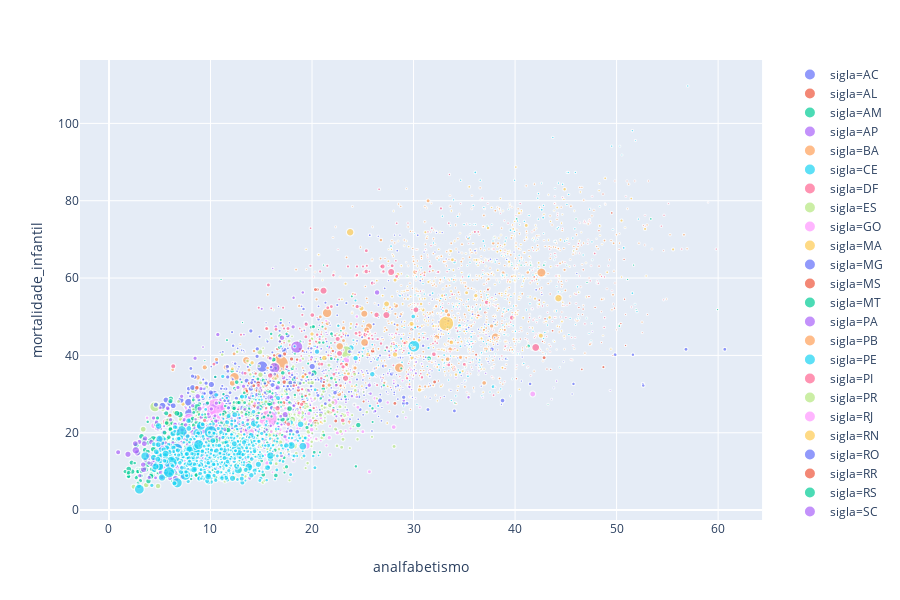

The code cell stored with this chart in its notebook:
### Code cell
fig = px.scatter(df, x="analfabetismo", y="mortalidade_infantil", size="pibpc", color="sigla",size_max=20)
fig.show()

### Figure 1 — Plotly figure (JSON) as saved in the notebook; plotly's stock layout.template omitted (floating-point values rounded to 4 significant figures; data arrays with more than 128 entries replaced by an {"elided": "..."} marker saying what was removed)
{"data": [{"hoverlabel": {"namelength": 0}, "hovertemplate": "sigla=AC<br>analfabetismo=%{x}<br>mortalidade_infantil=%{y}<br>pibpc=%{marker.size}", "legendgroup": "sigla=AC", "marker": {"color": "#636efa", "size": [9.533, 8.07, 5.32, 9.431, 8.211, 4.559, 6.01, 3.892, 6.206, 4.118, 4.892, 5.016, 6.134, 4.823, 7.257, 5.583, 6.41, 5.487, 6.098, 4.728, 5.63, 6.478], "sizemode": "area", "sizeref": 0.395, "symbol": "circle"}, "mode": "markers", "name": "sigla=AC", "showlegend": true, "type": "scattergl", "x": [26.69, 29.05, 24.51, 38.77, 37.72, 28.45, 24.62, 52.59, 60.66, 31.64, 45.76, 52.63, 24.75, 51.61, 14.01, 49.85, 56.84, 26.16, 34.03, 41.49, 29.36, 31.42], "xaxis": "x", "y": [28.33, 27.61, 30.71, 28.33, 41.58, 32.2, 29.28, 32.63, 41.58, 32.2, 32.63, 32.2, 26, 40.18, 29.58, 40.18, 41.58, 25.45, 25.65, 32.63, 27.61, 26], "yaxis": "y"}, {"hoverlabel": {"namelength": 0}, "hovertemplate": "sigla=AL<br>analfabetismo=%{x}<br>mortalidade_infantil=%{y}<br>pibpc=%{marker.size}", "legendgroup": "sigla=AL", "marker": {"color": "#EF553B", "size": [1.558, 1.834, 3.857, 2.541, 2.315, 3.456, 2.575, 1.549, 1.917, 2.766, 1.697, 2.018, 2.024, 1.83, 1.953, 1.67, 1.518, 1.88, 1.779, 1.685, 1.384, 2.951, 1.806, 4.771, 1.773, 3.208, 1.538, 1.389, 1.526, 5.65, 1.762, 1.855, 1.783, 1.547, 3.905, 1.262, 2.802, 1.774, 2.035, 2.134, 1.418, 2.143, 1.958, 1.469, 1.379, 5.921, 1.917, 2.398, 1.206, 10.69, 1.666, 1.703, 1.374, 2.075, 2.243, 2.06, 1.608, 2.189, 2.06, 2.032, 1.856, 1.632, 1.563, 1.568, 1.665, 2.558, 1.662, 1.564, 2.459, 1.97, 1.621, 2.522, 1.779, 3.504, 2.214, 1.689, 1.322, 2.519, 1.667, 1.515, 1.77, 2.763, 2.713, 5.631, 2.305, 2.016, 1.919, 3.141, 1.469, 3.202, 5.929, 2.329, 2.011, 2.254, 1.372, 1.362, 1.924, 2.281, 1.398, 2.99, 1.706], "sizemode": "area", "sizeref": 0.395, "symbol": "circle"}, "mode": "markers", "name": "sigla=AL", "showlegend": true, "type": "scattergl", "x": [40.73, 42.01, 30.4, 43.51, 42.72, 36.17, 42.38, 40.68, 47.89, 36.49, 54.64, 50.79, 46.72, 39.34, 40.52, 53.03, 52.64, 45.39, 39.43, 44.57, 46.23, 41.88, 35.7, 36.39, 50.9, 31.0, 49.31, 49.06, 49.68, 42.86, 46.48, 50.75, 49.64, 47.29, 48.7, 52.78, 43.99, 48.5, 39.01, 46.29, 49.84, 46.71, 41.22, 44.62, 46.65, 16.87, 48.66, 40.13, 44.9, 33.99, 38.29, 39.0, 50.01, 42.42, 38.72, 50.89, 47.29, 43.46, 48.27, 39.2, 48.27, 52.53, 46.53, 37.24, 38.59, 32.45, 41, 44.27, 33.12, 47.28, 40.0, 30.17, 39.04, 37.07, 50.29, 38.81, 51.03, 39.48, 51.8, 44.36, 46.27, 26.99, 49.53, 29.83, 38.73, 50.42, 43.15, 42.97, 50.25, 46.58, 32.08, 38.45, 49.8, 22.99, 49.84, 48.52, 47.48, 40.57, 53.13, 43.7, 41.88], "xaxis": "x", "y": [41.94, 44.96, 47.4, 36.38, 43.62, 40.18, 54.28, 46.35, 52.4, 44.22, 67.07, 54.52, 62.14, 59.52, 44.22, 50.57, 73.6, 53.51, 66.63, 57.74, 50.57, 60.31, 36.98, 50.26, 50.57, 45.73, 64.7, 57.22, 53.29, 39.42, 57.73, 64.82, 39.95, 60.01, 36.98, 68.55, 69.49, 51.29, 36.59, 52.4, 58.72, 51.98, 42.1, 51.22, 50.57, 43.69, 81.72, 33.98, 44.34, 36.56, 41.44, 41.44, 46.61, 57.19, 48.26, 42.57, 55.2, 55.88, 72.27, 51.44, 63.08, 45.88, 68.54, 53.21, 68.41, 33.39, 44.34, 59, 49.3, 55.2, 42.57, 42.32, 45.52, 51.11, 47.98, 50.49, 85.1, 41.38, 85.1, 55.23, 49.14, 34.16, 76.84, 46.73, 50.16, 48.25, 36.46, 49.48, 67.4, 36.38, 33.14, 33.98, 52.2, 30.5, 85.1, 43.37, 43.11, 76.84, 85.1, 46.37, 49.48], "yaxis": "y"}, {"hoverlabel": {"namelength": 0}, "hovertemplate": "sigla=AM<br>analfabetismo=%{x}<br>mortalidade_infantil=%{y}<br>pibpc=%{marker.size}", "legendgroup": "sigla=AM", "marker": {"color": "#00cc96", "size": [2.096, 2.247, 3.686, 3.148, 5.586, 2.593, 2.371, 1.64, 2.12, 2.398, 2.385, 2.356, 2.988, 1.951, 2.502, 2.212, 2.57, 2.052, 3.011, 11.87, 2.573, 2.281, 1.837, 2.009, 2.552, 2.914, 2.907, 2.67, 5.879, 2.165, 2.515, 1.262, 2.815, 1.448, 6.573, 2.594, 2.905, 14.0, 2.91, 2.956, 2.692, 2.701, 2.112, 2.759, 2.348, 2.309, 1.871, 8.2, 3.619, 2.68, 1.576, 3.221, 2.158, 2.143, 4.056, 2.41, 2.055, 2.16, 2.078, 3.133, 1.855, 2.603], "sizemode": "area", "sizeref": 0.395, "symbol": "circle"}, "mode": "markers", "name": "sigla=AM", "showlegend": true, "type": "scattergl", "x": [25.07, 26.3, 23.92, 25.57, 19.92, 50.28, 20.38, 43.25, 17.26, 27.81, 37.84, 11.05, 36.98, 21.14, 26.63, 39.7, 42.84, 25.61, 21.86, 31.52, 29.39, 47.09, 51.93, 40.6, 51.09, 24.98, 53.38, 20.76, 12.36, 59.95, 9.61, 34.13, 40.16, 45.1, 41.33, 21.87, 22.85, 6.094, 27.21, 36.53, 15.39, 15.54, 24.17, 20.17, 28.82, 9.44, 51.68, 12.13, 19.23, 37.26, 41.66, 23.15, 41.54, 13.16, 11.62, 21.67, 46.01, 20.64, 30.59, 31.98, 13.41, 13.18], "xaxis": "x", "y": [45.79, 39.53, 55.28, 45.3, 47.31, 47.6, 41.29, 27.37, 41.29, 44.48, 53.21, 59.65, 46.81, 63.34, 50.4, 63.34, 63.34, 41.29, 36.59, 39.16, 60.47, 58.86, 51.85, 63.34, 59.65, 39.86, 75.3, 28.97, 31.46, 51.85, 36.85, 43.95, 75.3, 63.34, 42.43, 43.21, 46.38, 28.73, 41.29, 51.85, 35.34, 43.95, 43.95, 47.45, 42.43, 38.66, 63.34, 36.03, 36.03, 73.37, 63.34, 34.2, 63.34, 48.5, 43.95, 36.03, 75.3, 46.68, 51.85, 47.88, 38.66, 41.14], "yaxis": "y"}, {"hoverlabel": {"namelength": 0}, "hovertemplate": "sigla=AP<br>analfabetismo=%{x}<br>mortalidade_infantil=%{y}<br>pibpc=%{marker.size}", "legendgroup": "sigla=AP", "marker": {"color": "#ab63fa", "size": [22.93, 5.275, 12.07, 6.633, 7.3, 10.58, 5.347, 5.561, 7.825, 4.506, 8.648, 6.177, 7.139, 6.196, 7.357, 4.926], "sizemode": "area", "sizeref": 0.395, "symbol": "circle"}, "mode": "markers", "name": "sigla=AP", "showlegend": true, "type": "scattergl", "x": [11.2, 17.16, 26.41, 16.43, 17.83, 17.71, 19.09, 16.44, 9.044, 29.04, 17.19, 20.03, 18.14, 14.37, 19.94, 18.19], "xaxis": "x", "y": [28.35, 28.35, 56.28, 47.39, 34.26, 24.12, 56.28, 28.35, 30.83, 28.35, 34.26, 28.35, 47.39, 28.35, 39.42, 54.91], "yaxis": "y"}, {"hoverlabel": {"namelength": 0}, "hovertemplate": "sigla=BA<br>analfabetismo=%{x}<br>mortalidade_infantil=%{y}<br>pibpc=%{marker.size}", "legendgroup": "sigla=BA", "marker": {"color": "#FFA15A", "size": {"elided": "415 float values"}, "sizemode": "area", "sizeref": 0.395, "symbol": "circle"}, "mode": "markers", "name": "sigla=BA", "showlegend": true, "type": "scattergl", "x": {"elided": "415 float values"}, "xaxis": "x", "y": {"elided": "415 float values"}, "yaxis": "y"}, {"hoverlabel": {"namelength": 0}, "hovertemplate": "sigla=CE<br>analfabetismo=%{x}<br>mortalidade_infantil=%{y}<br>pibpc=%{marker.size}", "legendgroup": "sigla=CE", "marker": {"color": "#19d3f3", "size": {"elided": "184 float values"}, "sizemode": "area", "sizeref": 0.395, "symbol": "circle"}, "mode": "markers", "name": "sigla=CE", "showlegend": true, "type": "scattergl", "x": {"elided": "184 float values"}, "xaxis": "x", "y": {"elided": "184 float values"}, "yaxis": "y"}, {"hoverlabel": {"namelength": 0}, "hovertemplate": "sigla=DF<br>analfabetismo=%{x}<br>mortalidade_infantil=%{y}<br>pibpc=%{marker.size}", "legendgroup": "sigla=DF", "marker": {"color": "#FF6692", "size": [29.67], "sizemode": "area", "sizeref": 0.395, "symbol": "circle"}, "mode": "markers", "name": "sigla=DF", "showlegend": true, "type": "scattergl", "x": [5.679], "xaxis": "x", "y": [22.67], "yaxis": "y"}, {"hoverlabel": {"namelength": 0}, "hovertemplate": "sigla=ES<br>analfabetismo=%{x}<br>mortalidade_infantil=%{y}<br>pibpc=%{marker.size}", "legendgroup": "sigla=ES", "marker": {"color": "#B6E880", "size": [3.129, 5.436, 3.859, 3.462, 4.7, 3.515, 63.95, 3.307, 20.3, 5.682, 4.312, 4.599, 5.685, 3.559, 5.871, 6.639, 5.786, 4.723, 7.234, 6.422, 4.304, 3.682, 4.857, 4.041, 4.738, 11.44, 4.045, 4.671, 4.05, 10.02, 3.673, 6.72, 4.564, 4.596, 13.22, 4.136, 4.487, 11.81, 3.386, 6.355, 3.414, 13.76, 3.028, 4.484, 7.585, 5.022, 4.135, 5.778, 4.612, 3.762, 3.313, 5.659, 3.053, 4.13, 9.907, 3.749, 4.343, 56.97, 6.074, 3.878, 4.437, 7.664, 5.153, 6.213, 5.053, 3.335, 5.024, 3.992, 17.41, 7.554, 5.553, 7.031, 9.103, 7.356, 7.063, 8.245, 40.94], "sizemode": "area", "sizeref": 0.395, "symbol": "circle"}, "mode": "markers", "name": "sigla=ES", "showlegend": true, "type": "scattergl", "x": [17.56, 17.2, 23.8, 16.73, 11.28, 19.97, 10.4, 17.75, 9.855, 13.82, 15.63, 19.09, 17.74, 11.57, 21.4, 8.888, 8.695, 10.82, 10.6, 19.99, 15.88, 18.66, 12.19, 5.143, 22.4, 12.53, 15.02, 8.923, 19.77, 11.94, 24.19, 10.79, 20.14, 13.93, 14.86, 12.67, 17.98, 16.87, 15.19, 10.33, 15.56, 12.98, 20.42, 12.63, 12.83, 12.94, 15.87, 21.48, 23.69, 18.95, 14.11, 14.38, 18.03, 21.04, 19.5, 10.07, 22.3, 23.35, 14.67, 12.52, 17.62, 15.16, 12.81, 15.22, 13.27, 16.7, 13.64, 12.59, 8.321, 19.59, 14.12, 9.904, 9.571, 17.57, 16.39, 5.3, 4.525], "xaxis": "x", "y": [25.23, 43.71, 47.1, 27.29, 18.8, 44.41, 18.8, 26.18, 25.83, 26.18, 39.87, 39.13, 43.71, 20.47, 31.72, 26.49, 31.49, 22.65, 21.86, 44.27, 31.72, 27.29, 25.23, 22.34, 35.61, 26.21, 27.29, 18.8, 22.34, 22.19, 27.29, 15.59, 22.34, 20.4, 40.92, 23.28, 22.34, 44.91, 41.87, 26.21, 25.23, 28.72, 39.13, 40.92, 21.86, 21.86, 21.09, 33.5, 33.5, 27.29, 35.4, 31.21, 44.91, 44.91, 31.03, 18.8, 33.5, 40.92, 28.72, 15.59, 23.28, 23.28, 12.91, 31.95, 26.85, 22.65, 38.57, 20.4, 31.02, 28.72, 24.76, 21.86, 31.82, 36.45, 36.45, 26.15, 26.73], "yaxis": "y"}, {"hoverlabel": {"namelength": 0}, "hovertemplate": "sigla=GO<br>analfabetismo=%{x}<br>mortalidade_infantil=%{y}<br>pibpc=%{marker.size}", "legendgroup": "sigla=GO", "marker": {"color": "#FF97FF", "size": {"elided": "242 float values"}, "sizemode": "area", "sizeref": 0.395, "symbol": "circle"}, "mode": "markers", "name": "sigla=GO", "showlegend": true, "type": "scattergl", "x": {"elided": "242 float values"}, "xaxis": "x", "y": {"elided": "242 float values"}, "yaxis": "y"}, {"hoverlabel": {"namelength": 0}, "hovertemplate": "sigla=MA<br>analfabetismo=%{x}<br>mortalidade_infantil=%{y}<br>pibpc=%{marker.size}", "legendgroup": "sigla=MA", "marker": {"color": "#FECB52", "size": {"elided": "217 float values"}, "sizemode": "area", "sizeref": 0.395, "symbol": "circle"}, "mode": "markers", "name": "sigla=MA", "showlegend": true, "type": "scattergl", "x": {"elided": "217 float values"}, "xaxis": "x", "y": {"elided": "217 float values"}, "yaxis": "y"}, {"hoverlabel": {"namelength": 0}, "hovertemplate": "sigla=MG<br>analfabetismo=%{x}<br>mortalidade_infantil=%{y}<br>pibpc=%{marker.size}", "legendgroup": "sigla=MG", "marker": {"color": "#636efa", "size": {"elided": "853 float values"}, "sizemode": "area", "sizeref": 0.395, "symbol": "circle"}, "mode": "markers", "name": "sigla=MG", "showlegend": true, "type": "scattergl", "x": {"elided": "853 float values"}, "xaxis": "x", "y": {"elided": "853 float values"}, "yaxis": "y"}, {"hoverlabel": {"namelength": 0}, "hovertemplate": "sigla=MS<br>analfabetismo=%{x}<br>mortalidade_infantil=%{y}<br>pibpc=%{marker.size}", "legendgroup": "sigla=MS", "marker": {"color": "#EF553B", "size": [12.97, 11.97, 5.862, 4.704, 6.18, 6.419, 6.064, 9.237, 4.754, 13.79, 7.543, 9.777, 7.107, 5.062, 7.062, 5.93, 8.173, 7.662, 6.359, 8.159, 7.749, 5.471, 23.1, 9.061, 3.416, 15.4, 13.32, 6.286, 4.513, 4.785, 5.063, 9.012, 6.303, 4.811, 4.243, 4.162, 7.452, 8.733, 6.886, 5.429, 4.545, 2.994, 7.726, 4.505, 8.392, 5.646, 3.704, 9.642, 13.82, 4.644, 5.099, 8.525, 5.249, 11.79, 8.742, 3.917, 6.52, 3.477, 6.756, 6.171, 7.576, 12.47, 13.41, 4.646, 5.992, 6.674, 10.87, 15.33, 4.066, 7.204, 12.82, 12.12, 5.266, 6.242, 6.936, 9.94, 4.2], "sizemode": "area", "sizeref": 0.395, "symbol": "circle"}, "mode": "markers", "name": "sigla=MS", "showlegend": true, "type": "scattergl", "x": [13.31, 14.37, 16.85, 15.01, 18.4, 17.21, 19.33, 15.02, 13.22, 20.36, 16.12, 15.46, 18.39, 12.75, 17.3, 12.51, 14.95, 18.66, 12.37, 5.995, 13.8, 14.04, 6.699, 14.71, 22.97, 9.041, 13.39, 14.98, 18.69, 18.8, 16.28, 8.988, 19.08, 15.65, 16.81, 17.57, 15.73, 16.54, 15.76, 20.13, 14.56, 31.57, 13.19, 11.32, 17.28, 23.66, 8.437, 17.48, 11.42, 16.6, 15.69, 15, 17.61, 13.55, 12.04, 18.85, 15.34, 25.09, 21.75, 10.73, 17.98, 15.09, 13.42, 19.39, 14.09, 13.83, 19.18, 8.598, 21.18, 17.21, 11.44, 16.25, 26.1, 22.46, 13.54, 10.57, 20.52], "xaxis": "x", "y": [22.06, 27.06, 19.82, 31.26, 32.47, 27.04, 35.02, 18.52, 30.8, 22.77, 27.79, 32.47, 32.47, 26.2, 40.37, 19.57, 27.76, 31.05, 25.14, 24.44, 23.61, 20.53, 17.96, 32.81, 24.05, 21.86, 20.53, 22.25, 22.73, 41.64, 40.01, 24.15, 34.39, 31.05, 27.04, 22.59, 33.1, 18.52, 39.43, 26.43, 30.91, 38.44, 27.79, 28.67, 33.1, 22.77, 21.99, 22.77, 18.92, 41.64, 24.89, 24.89, 26.2, 30.23, 17.69, 26.51, 25.09, 28.09, 25.2, 21.69, 39.08, 23.68, 31.05, 29.51, 21.86, 32.81, 27.76, 21.55, 33.1, 27.76, 24.83, 18.08, 41.04, 32.47, 30.75, 23.32, 31.05], "yaxis": "y"}, {"hoverlabel": {"namelength": 0}, "hovertemplate": "sigla=MT<br>analfabetismo=%{x}<br>mortalidade_infantil=%{y}<br>pibpc=%{marker.size}", "legendgroup": "sigla=MT", "marker": {"color": "#00cc96", "size": [4.394, 10.95, 5.69, 34.05, 4.524, 18.72, 3.561, 64.5, 6.485, 6.795, 4.009, 8.473, 3.218, 4.43, 3.525, 7.196, 8.234, 21.74, 4.932, 4.204, 41.37, 33.61, 117.4, 6.091, 12.44, 3.608, 5.517, 5.308, 6.346, 7.687, 5.935, 9.562, 6.191, 6.619, 9.587, 6.587, 25.67, 11.96, 10.05, 4.579, 12.68, 15.74, 4.933, 4.705, 8.364, 12.43, 4.582, 30.91, 8.075, 5.126, 4.817, 5.843, 5.871, 7.165, 5.899, 7.856, 45.14, 3.551, 8.334, 5.813, 9.64, 6.419, 6.88, 4.228, 3.666, 7.547, 8.283, 3.539, 6.305, 46.47, 9.092, 40.63, 6.903, 8.873, 4.448, 11.26, 6.088, 9.681, 14.52, 3.662, 5.376, 3.701, 5.429, 5.341, 5.59, 4.798, 11.68, 5.328, 3.772, 7.176, 24.18, 30.29, 4.534, 4.419, 5.461, 8.526, 5.68, 15.45, 5.352, 4.244, 12.4, 7.16, 3.656, 15.0, 4.652, 3.648, 5.653, 6.729, 6.846, 90.53, 12.01, 35.37, 10.09, 9.985, 14.83, 4.589, 10.5, 5.893, 6.816, 6.437, 12.78, 7.694, 4.036, 7.878, 26.64, 7.934], "sizemode": "area", "sizeref": 0.395, "symbol": "circle"}, "mode": "markers", "name": "sigla=MT", "showlegend": true, "type": "scattergl", "x": [25.96, 12.45, 11.87, 13.87, 16.4, 12.54, 16.43, 11.27, 21.42, 15.86, 18.7, 15.44, 16.3, 16.78, 22.54, 18.06, 8.91, 15.59, 15.9, 21.03, 8.674, 9.276, 5.013, 16.71, 15.26, 19.23, 12.23, 19.98, 11.03, 19.84, 14.67, 18.78, 19.02, 16, 6.06, 16.13, 11.22, 18.01, 15.57, 18.84, 24.56, 20.19, 17.52, 11.28, 16.41, 18.22, 16.09, 11.08, 12.74, 27.08, 20.73, 14.2, 13.9, 11.71, 21.91, 20.89, 6.581, 16.92, 17.45, 12.02, 14.16, 15.84, 17.62, 15.14, 34.1, 15.2, 21.12, 25.97, 16.8, 5.973, 17.8, 12.14, 15.38, 12.58, 20.87, 16.15, 16.36, 16.22, 17.79, 22.37, 17.8, 21.98, 11.18, 19.09, 15.43, 17.49, 13.39, 18.32, 28.79, 19.51, 6.509, 15.89, 15.42, 21.11, 15.98, 17.12, 21.9, 11.9, 13.93, 24.36, 17.1, 20.13, 21.84, 10.62, 22.11, 22.04, 21.92, 19.8, 16.39, 9.456, 8.502, 7.495, 14.01, 12.37, 8.991, 13.58, 15.84, 13.84, 11.58, 8.981, 11.71, 14.83, 13.07, 16.86, 17.84, 15.36], "xaxis": "x", "y": [26.3, 27.9, 24.81, 16, 36.66, 19.02, 37.61, 19.02, 34.76, 27.41, 24.43, 30.66, 38.67, 31.49, 38.92, 36.64, 27.41, 20.94, 36.44, 47.43, 26.21, 19.82, 17.3, 32.99, 27.3, 32.94, 25.29, 34.82, 17.54, 25.62, 33.9, 32.82, 30.06, 29.08, 28.17, 36.25, 22.39, 32.3, 30.37, 43.56, 21.99, 35.48, 29.95, 29.98, 22.71, 33.83, 30.19, 19.32, 19.22, 32.3, 43.32, 24.63, 28.44, 26.38, 34.11, 39.18, 17.2, 49.2, 31.36, 23.5, 32.31, 30.66, 31.65, 33.98, 27.68, 33.52, 31.36, 22.79, 42.07, 22.63, 27.73, 14.79, 27.9, 33.08, 28.89, 27.9, 35.18, 38.92, 26.23, 33.08, 22.79, 45.06, 17.54, 24.43, 23.47, 45.57, 26.21, 40.51, 36.64, 21.35, 21.44, 27.9, 26.23, 43.32, 45.57, 35.48, 39.18, 17.54, 37.61, 32.3, 23.46, 47.43, 32.3, 23.57, 26.3, 30.82, 45.57, 25.75, 36.66, 16.88, 17.54, 17.2, 29.08, 27.73, 21.99, 29.75, 21.63, 24.43, 23.5, 21.68, 17.54, 30.1, 33.08, 45.06, 23.46, 32.94], "yaxis": "y"}, {"hoverlabel": {"namelength": 0}, "hovertemplate": "sigla=PA<br>analfabetismo=%{x}<br>mortalidade_infantil=%{y}<br>pibpc=%{marker.size}", "legendgroup": "sigla=PA", "marker": {"color": "#ab63fa", "size": {"elided": "143 float values"}, "sizemode": "area", "sizeref": 0.395, "symbol": "circle"}, "mode": "markers", "name": "sigla=PA", "showlegend": true, "type": "scattergl", "x": {"elided": "143 float values"}, "xaxis": "x", "y": {"elided": "143 float values"}, "yaxis": "y"}, {"hoverlabel": {"namelength": 0}, "hovertemplate": "sigla=PB<br>analfabetismo=%{x}<br>mortalidade_infantil=%{y}<br>pibpc=%{marker.size}", "legendgroup": "sigla=PB", "marker": {"color": "#FFA15A", "size": {"elided": "223 float values"}, "sizemode": "area", "sizeref": 0.395, "symbol": "circle"}, "mode": "markers", "name": "sigla=PB", "showlegend": true, "type": "scattergl", "x": {"elided": "223 float values"}, "xaxis": "x", "y": {"elided": "223 float values"}, "yaxis": "y"}, {"hoverlabel": {"namelength": 0}, "hovertemplate": "sigla=PE<br>analfabetismo=%{x}<br>mortalidade_infantil=%{y}<br>pibpc=%{marker.size}", "legendgroup": "sigla=PE", "marker": {"color": "#19d3f3", "size": {"elided": "185 float values"}, "sizemode": "area", "sizeref": 0.395, "symbol": "circle"}, "mode": "markers", "name": "sigla=PE", "showlegend": true, "type": "scattergl", "x": {"elided": "185 float values"}, "xaxis": "x", "y": {"elided": "185 float values"}, "yaxis": "y"}, {"hoverlabel": {"namelength": 0}, "hovertemplate": "sigla=PI<br>analfabetismo=%{x}<br>mortalidade_infantil=%{y}<br>pibpc=%{marker.size}", "legendgroup": "sigla=PI", "marker": {"color": "#FF6692", "size": {"elided": "221 float values"}, "sizemode": "area", "sizeref": 0.395, "symbol": "circle"}, "mode": "markers", "name": "sigla=PI", "showlegend": true, "type": "scattergl", "x": {"elided": "221 float values"}, "xaxis": "x", "y": {"elided": "221 float values"}, "yaxis": "y"}, {"hoverlabel": {"namelength": 0}, "hovertemplate": "sigla=PR<br>analfabetismo=%{x}<br>mortalidade_infantil=%{y}<br>pibpc=%{marker.size}", "legendgroup": "sigla=PR", "marker": {"color": "#B6E880", "size": {"elided": "399 float values"}, "sizemode": "area", "sizeref": 0.395, "symbol": "circle"}, "mode": "markers", "name": "sigla=PR", "showlegend": true, "type": "scattergl", "x": {"elided": "399 float values"}, "xaxis": "x", "y": {"elided": "399 float values"}, "yaxis": "y"}, {"hoverlabel": {"namelength": 0}, "hovertemplate": "sigla=RJ<br>analfabetismo=%{x}<br>mortalidade_infantil=%{y}<br>pibpc=%{marker.size}", "legendgroup": "sigla=RJ", "marker": {"color": "#FF97FF", "size": [20.81, 7.466, 6.417, 8.524, 41.77, 7.131, 6.695, 7.789, 4.344, 6.667, 5.849, 27.0, 8.628, 6.236, 27.61, 10.66, 37.15, 13.18, 7.573, 7.291, 34.47, 4.657, 5.137, 6.983, 12.46, 4.274, 5.26, 6.116, 4.725, 16.46, 6.283, 6.634, 6.708, 10.89, 3.187, 7.328, 50.68, 7.288, 4.189, 17.14, 6.384, 4.612, 5.405, 4.779, 6.061, 4.543, 10.47, 6.858, 4.764, 4.398, 5.916, 7.826, 4.551, 10.43, 4.715, 17.95, 6.773, 158.0, 6.484, 4.426, 131.1, 25.06, 7.642, 4.963, 14.7, 89.68, 14.03, 4.99, 6.169, 5.825, 5.561, 4.802, 50.58, 4.141, 8.366, 4.664, 5.47, 4.722, 8.495, 7.119, 4.579, 4.863, 6.945, 4.039, 7.94, 4.86, 8.35, 5.264, 5.769, 5.287, 19.12], "sizemode": "area", "sizeref": 0.395, "symbol": "circle"}, "mode": "markers", "name": "sigla=RJ", "showlegend": true, "type": "scattergl", "x": [8.935, 13.34, 12.29, 9.446, 7.295, 7.19, 6.883, 6.44, 8.007, 17.0, 13.62, 8.316, 13.96, 17.46, 12.72, 9.89, 10.09, 12.58, 19.69, 13.47, 12.45, 13.11, 8.99, 17.63, 8.005, 9.055, 11.8, 8.814, 10.77, 9.358, 16.27, 13.32, 12.2, 8.01, 12.4, 18.74, 7.877, 10.15, 9.943, 8.339, 8.718, 7.593, 9.148, 14.36, 15.19, 3.759, 3.553, 7.42, 7.194, 10.59, 10.72, 12.76, 17.37, 6.393, 7.579, 10.84, 16.57, 10.51, 10.59, 9.283, 15.68, 6.893, 12.83, 16.38, 13.61, 10.6, 4.409, 17.93, 14.23, 25.01, 15.99, 5.815, 13.79, 5.722, 19.96, 14.7, 9.877, 18.35, 16.82, 11.95, 9.76, 19.69, 21.7, 14.07, 10.38, 20.4, 8.011, 8.8, 18.83, 11.02, 5.066], "xaxis": "x", "y": [20.14, 19.43, 22.41, 18.21, 20.66, 20.73, 21.25, 14.15, 23.52, 21.96, 25.17, 16.67, 17.66, 17.26, 23.54, 20.82, 25.53, 14.15, 24.95, 17.37, 16.18, 24.27, 14.15, 27.62, 23.86, 26.33, 26.51, 16.49, 23.85, 21.7, 27.63, 17.26, 12.76, 14.59, 25.9, 25.17, 23.54, 17.29, 23.42, 19.57, 19.36, 26.31, 26.31, 27.63, 26.63, 23.86, 11.96, 14.04, 22.7, 23.93, 15.69, 15.69, 26.31, 18.21, 13.91, 18.33, 19.6, 26.31, 11.04, 26.51, 23.54, 18.33, 15.69, 18.33, 21.44, 22.98, 21.83, 18.42, 17.26, 20.29, 20.29, 19.36, 19.94, 19.06, 20.82, 24.08, 16.67, 17.97, 20.82, 20.49, 23.28, 19.21, 18.73, 26.51, 18.21, 18.42, 18.21, 21.44, 38.69, 18.91, 16.74], "yaxis": "y"}, {"hoverlabel": {"namelength": 0}, "hovertemplate": "sigla=RN<br>analfabetismo=%{x}<br>mortalidade_infantil=%{y}<br>pibpc=%{marker.size}", "legendgroup": "sigla=RN", "marker": {"color": "#FECB52", "size": {"elided": "166 float values"}, "sizemode": "area", "sizeref": 0.395, "symbol": "circle"}, "mode": "markers", "name": "sigla=RN", "showlegend": true, "type": "scattergl", "x": {"elided": "166 float values"}, "xaxis": "x", "y": {"elided": "166 float values"}, "yaxis": "y"}, {"hoverlabel": {"namelength": 0}, "hovertemplate": "sigla=RO<br>analfabetismo=%{x}<br>mortalidade_infantil=%{y}<br>pibpc=%{marker.size}", "legendgroup": "sigla=RO", "marker": {"color": "#636efa", "size": [5.904, 7.059, 5.902, 6.558, 5.705, 4.353, 6.848, 5.273, 6.04, 7.446, 6.336, 6.658, 6.808, 5.483, 4.813, 6.927, 7.837, 4.313, 9.885, 5.931, 4.914, 10.77, 4.946, 6.85, 3.908, 5.791, 6.45, 6.113, 4.445, 9.109, 5.257, 7.307, 6.473, 15.36, 10.31, 4.324, 6.091, 4.83, 4.43, 5.568, 4.183, 8.068, 12.16, 4.931, 5.126, 8.267, 5.36, 4.693, 5.695, 3.905, 6.511, 5.209], "sizemode": "area", "sizeref": 0.395, "symbol": "circle"}, "mode": "markers", "name": "sigla=RO", "showlegend": true, "type": "scattergl", "x": [15.84, 11.77, 17.5, 12.14, 13.9, 15.09, 17.53, 15.98, 15.32, 11.72, 15.21, 11.4, 16.4, 16.3, 14.06, 12.9, 8.224, 17.23, 16.0, 14.49, 18.04, 9.625, 15.95, 16.95, 15.89, 17.52, 16.19, 14.05, 17.52, 16.03, 17.85, 16.82, 14.72, 15.87, 17.86, 20.03, 18.27, 17.91, 19.9, 16.5, 17.74, 22.27, 14.66, 15.36, 17.7, 14.62, 15.36, 17.63, 18.3, 17.94, 20.05, 18.15], "xaxis": "x", "y": [28.36, 26.45, 31.99, 21.27, 26.07, 24.81, 37.21, 36.98, 20.25, 28.31, 24.19, 28.31, 31.48, 35.16, 31.97, 27.5, 34.63, 32.04, 35.05, 21.68, 34.96, 27.5, 35.16, 39.9, 33.37, 28.59, 29.28, 32.95, 31.2, 26.45, 31.02, 39.9, 27.61, 29.15, 32.95, 32.04, 32.95, 27.61, 32.04, 31.48, 31.34, 30.38, 26.07, 30.38, 29.15, 24.19, 32.74, 32.04, 34.28, 32.08, 35.05, 27.08], "yaxis": "y"}, {"hoverlabel": {"namelength": 0}, "hovertemplate": "sigla=RR<br>analfabetismo=%{x}<br>mortalidade_infantil=%{y}<br>pibpc=%{marker.size}", "legendgroup": "sigla=RR", "marker": {"color": "#EF553B", "size": [5.943, 3.757, 9.232, 5.361, 7.127, 5.224, 6.091, 6.262, 5.866, 6.542, 6.534, 5.822, 5.582, 4.579, 4.184], "sizemode": "area", "sizeref": 0.395, "symbol": "circle"}, "mode": "markers", "name": "sigla=RR", "showlegend": true, "type": "scattergl", "x": [28.16, 19.08, 8.661, 22.05, 25.96, 22.81, 20.53, 21.12, 22.34, 20.34, 14.26, 23.4, 18.69, 18.53, 37.33], "xaxis": "x", "y": [27.6, 41.15, 31.64, 41.15, 41.15, 32.17, 57.03, 32.17, 23.05, 57.03, 32.17, 37.65, 27.6, 38.91, 57.03], "yaxis": "y"}, {"hoverlabel": {"namelength": 0}, "hovertemplate": "sigla=RS<br>analfabetismo=%{x}<br>mortalidade_infantil=%{y}<br>pibpc=%{marker.size}", "legendgroup": "sigla=RS", "marker": {"color": "#00cc96", "size": {"elided": "467 float values"}, "sizemode": "area", "sizeref": 0.395, "symbol": "circle"}, "mode": "markers", "name": "sigla=RS", "showlegend": true, "type": "scattergl", "x": {"elided": "467 float values"}, "xaxis": "x", "y": {"elided": "467 float values"}, "yaxis": "y"}, {"hoverlabel": {"namelength": 0}, "hovertemplate": "sigla=SC<br>analfabetismo=%{x}<br>mortalidade_infantil=%{y}<br>pibpc=%{marker.size}", "legendgroup": "sigla=SC", "marker": {"color": "#ab63fa", "size": {"elided": "293 float values"}, "sizemode": "area", "sizeref": 0.395, "symbol": "circle"}, "mode": "markers", "name": "sigla=SC", "showlegend": true, "type": "scattergl", "x": {"elided": "293 float values"}, "xaxis": "x", "y": {"elided": "293 float values"}, "yaxis": "y"}, {"hoverlabel": {"namelength": 0}, "hovertemplate": "sigla=SE<br>analfabetismo=%{x}<br>mortalidade_infantil=%{y}<br>pibpc=%{marker.size}", "legendgroup": "sigla=SE", "marker": {"color": "#FFA15A", "size": [2.942, 2.809, 7.581, 2.998, 2.862, 5.987, 2.84, 2.993, 2.563, 2.606, 32.83, 7.415, 4.44, 22.04, 2.454, 2.451, 2.81, 23.14, 7.2, 3.162, 7.041, 2.672, 3.243, 2.782, 2.4, 2.982, 4.208, 2.357, 2.631, 9.173, 13.62, 3.599, 3.573, 19.88, 2.493, 3.894, 2.298, 5.739, 2.311, 2.732, 2.481, 3.319, 3.099, 4.292, 2.723, 2.593, 5.062, 4.38, 3.33, 2.288, 3.15, 3.653, 2.566, 2.421, 2.729, 4.259, 2.288, 6.815, 2.837, 34.08, 2.147, 2.76, 2.303, 3.017, 2.934, 3.262, 2.882, 2.904, 3.309, 3.13, 8.551, 3.148, 2.688, 2.152, 2.909], "sizemode": "area", "sizeref": 0.395, "symbol": "circle"}, "mode": "markers", "name": "sigla=SE", "showlegend": true, "type": "scattergl", "x": [30.78, 36.66, 10.6, 32.65, 31.93, 20.82, 27.69, 38.06, 34.19, 35.39, 42.6, 33.45, 41.25, 22.73, 23.2, 43.26, 28.05, 25.18, 23.1, 35.18, 34.63, 39.69, 26.33, 32.74, 31.98, 37.16, 27.13, 36.27, 37.83, 33.36, 25.38, 36.93, 31.09, 25.15, 30.6, 30.05, 29.9, 23.1, 29.7, 39.65, 31.11, 32.58, 42.12, 32.23, 32.13, 35.36, 15.64, 38.99, 35.03, 33.27, 38.4, 27.35, 45.72, 33.16, 36.94, 24.06, 41.37, 24.24, 29.95, 21.49, 32.05, 46.08, 34.37, 34.39, 26.02, 19.1, 35.38, 33.33, 37.34, 32.99, 29.22, 31.91, 34.71, 38.44, 33.95], "xaxis": "x", "y": [65.63, 55.12, 38.95, 59.59, 32.26, 49.97, 52.43, 77.43, 27.54, 52.67, 61.42, 50.48, 61.45, 42.35, 31.65, 61.16, 43.28, 43.34, 47.08, 39.4, 39.49, 60.41, 36.75, 65.63, 70.17, 47.08, 32.93, 59.59, 38.76, 39.03, 46.59, 46.59, 61.45, 50.78, 34.75, 44.18, 57.35, 43.84, 26.02, 70.39, 74.55, 54.16, 59.65, 52.67, 43.91, 70.17, 36.75, 46.59, 50.59, 66.82, 52.18, 46.59, 66.18, 64.26, 76.19, 55.91, 67.13, 36.75, 41.84, 50.99, 58.42, 67.49, 70.17, 43.34, 41.74, 36.75, 57.35, 46.59, 43.91, 64.26, 43.34, 61.91, 64.26, 63.79, 59.59], "yaxis": "y"}, {"hoverlabel": {"namelength": 0}, "hovertemplate": "sigla=SP<br>analfabetismo=%{x}<br>mortalidade_infantil=%{y}<br>pibpc=%{marker.size}", "legendgroup": "sigla=SP", "marker": {"color": "#19d3f3", "size": {"elided": "645 float values"}, "sizemode": "area", "sizeref": 0.395, "symbol": "circle"}, "mode": "markers", "name": "sigla=SP", "showlegend": true, "type": "scattergl", "x": {"elided": "645 float values"}, "xaxis": "x", "y": {"elided": "645 float values"}, "yaxis": "y"}, {"hoverlabel": {"namelength": 0}, "hovertemplate": "sigla=TO<br>analfabetismo=%{x}<br>mortalidade_infantil=%{y}<br>pibpc=%{marker.size}", "legendgroup": "sigla=TO", "marker": {"color": "#FF6692", "size": {"elided": "139 float values"}, "sizemode": "area", "sizeref": 0.395, "symbol": "circle"}, "mode": "markers", "name": "sigla=TO", "showlegend": true, "type": "scattergl", "x": {"elided": "139 float values"}, "xaxis": "x", "y": {"elided": "139 float values"}, "yaxis": "y"}], "layout": {"height": 600, "legend": {"itemsizing": "constant", "tracegroupgap": 0}, "margin": {"t": 60}, "xaxis": {"anchor": "y", "domain": [0, 0.98], "title": {"text": "analfabetismo"}}, "yaxis": {"anchor": "x", "domain": [0, 1], "title": {"text": "mortalidade_infantil"}}}}
